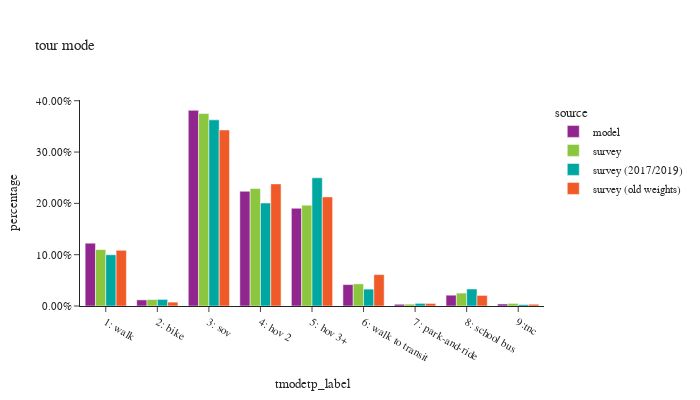

The code cell stored with this chart in its notebook:
### Code cell
tour_stats(df_tour,'tmodetp_label','tour mode')

### Figure 1 — Plotly figure (JSON) as saved in the notebook; plotly's stock layout.template omitted (floating-point values rounded to 4 significant figures)
{"data": [{"alignmentgroup": "True", "customdata": [[700479], [68106], [2182582], [1279705], [1090209], [239037], [19570], [120657], [22785]], "hovertemplate": "source=model<br>tmodetp_label=%{x}<br>percentage=%{y}<br>sample count=%{customdata[0]}<extra></extra>", "legendgroup": "model", "marker": {"color": "#91268F", "pattern": {"shape": ""}}, "name": "model", "offsetgroup": "model", "orientation": "v", "showlegend": true, "textposition": "auto", "type": "bar", "x": ["1: walk", "2: bike", "3: sov", "4: hov 2", "5: hov 3+", "6: walk to transit", "7: park-and-ride", "8: school bus", "9:tnc"], "xaxis": "x", "y": [0.1224, 0.0119, 0.3814, 0.2236, 0.1905, 0.04177, 0.003419, 0.02108, 0.003981], "yaxis": "y"}, {"alignmentgroup": "True", "customdata": [[169], [50], [773], [1221], [63], [3687], [333], [2264], [1947]], "hovertemplate": "source=survey<br>tmodetp_label=%{x}<br>percentage=%{y}<br>sample count=%{customdata[0]}<extra></extra>", "legendgroup": "survey", "marker": {"color": "#8CC63E", "pattern": {"shape": ""}}, "name": "survey", "offsetgroup": "survey", "orientation": "v", "showlegend": true, "textposition": "auto", "type": "bar", "x": ["8: school bus", "7: park-and-ride", "6: walk to transit", "5: hov 3+", "9:tnc", "3: sov", "2: bike", "1: walk", "4: hov 2"], "xaxis": "x", "y": [0.02517, 0.003686, 0.04312, 0.1965, 0.005031, 0.375, 0.01259, 0.11, 0.2289], "yaxis": "y"}, {"alignmentgroup": "True", "customdata": [[43], [165], [747], [1205], [48], [3522], [355], [2127], [1905]], "hovertemplate": "source=survey (2017/2019)<br>tmodetp_label=%{x}<br>percentage=%{y}<br>sample count=%{customdata[0]}<extra></extra>", "legendgroup": "survey (2017/2019)", "marker": {"color": "#00A7A0", "pattern": {"shape": ""}}, "name": "survey (2017/2019)", "offsetgroup": "survey (2017/2019)", "orientation": "v", "showlegend": true, "textposition": "auto", "type": "bar", "x": ["9:tnc", "8: school bus", "6: walk to transit", "5: hov 3+", "7: park-and-ride", "3: sov", "2: bike", "1: walk", "4: hov 2"], "xaxis": "x", "y": [0.002837, 0.03311, 0.03294, 0.2498, 0.005162, 0.3628, 0.01286, 0.09989, 0.2007], "yaxis": "y"}, {"alignmentgroup": "True", "customdata": [[290], [4790], [427], [6667], [4329], [2966], [3700], [133], [274]], "hovertemplate": "source=survey (old weights)<br>tmodetp_label=%{x}<br>percentage=%{y}<br>sample count=%{customdata[0]}<extra></extra>", "legendgroup": "survey (old weights)", "marker": {"color": "#F05A28", "pattern": {"shape": ""}}, "name": "survey (old weights)", "offsetgroup": "survey (old weights)", "orientation": "v", "showlegend": true, "textposition": "auto", "type": "bar", "x": ["8: school bus", "1: walk", "2: bike", "3: sov", "4: hov 2", "5: hov 3+", "6: walk to transit", "7: park-and-ride", "9:tnc"], "xaxis": "x", "y": [0.02064, 0.1086, 0.007573, 0.343, 0.238, 0.2126, 0.0612, 0.004986, 0.003454], "yaxis": "y"}], "layout": {"barmode": "group", "font": {"size": 11}, "height": 400, "legend": {"title": {"text": "source"}, "tracegroupgap": 0}, "title": {"text": "tour mode"}, "width": 700, "xaxis": {"anchor": "y", "categoryorder": "category ascending", "domain": [0, 1], "dtick": 1, "title": {"text": "tmodetp_label"}}, "yaxis": {"anchor": "x", "domain": [0, 1], "tickformat": ".2%", "title": {"text": "percentage"}}}}
